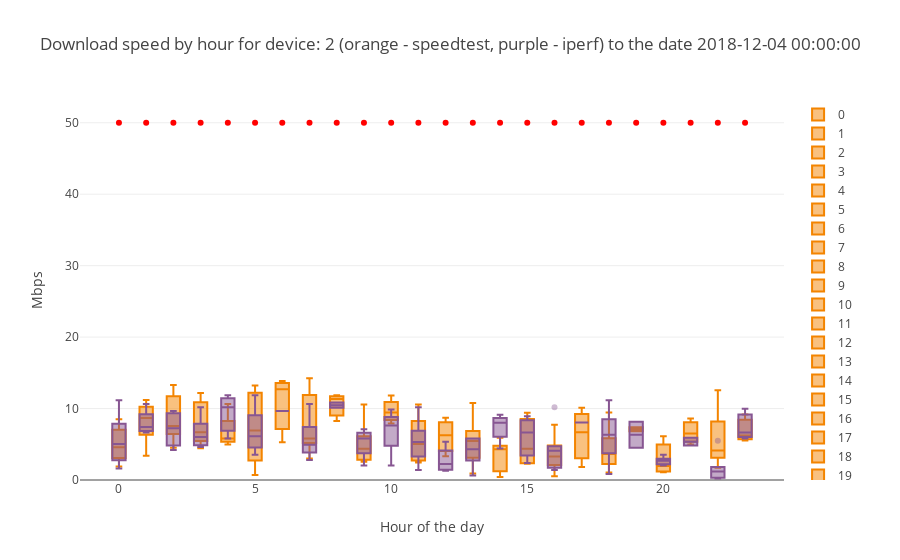

The notebook cell saved with this chart:
### Code cell
device_number=2
subset1=download_df1[download_df1["SK_PI"]==device_number]
subset2=download_df2[download_df2["SK_PI"]==device_number]
boxplot_2groups(dataframe1=subset1,dataframe2=subset2,plot_value='DOWNLOAD',sort_value='hour',
               title="Download speed by hour for device: "+str(device_number)+" (orange - speedtest, purple - iperf)"+title_tail,
               ytitle="Mbps", xtitle="Hour of the day", downloadline=True)

### Figure 1 — Plotly figure (JSON) as saved in the notebook; plotly's stock layout.template omitted (floating-point values rounded to 4 significant figures)
{"data": [{"marker": {"color": "#F38400", "opacity": 0.4}, "name": "0", "type": "box", "uid": "b3544195-f749-432a-a4a8-7a874689d1f8", "y": [4.92, 1.89, 3.1, 3.08, 4.27, 8.49, 6.38, 7.66]}, {"marker": {"color": "#F38400", "opacity": 0.4}, "name": "1", "type": "box", "uid": "d76cf818-5b5b-4965-84bb-382eafe179fe", "y": [8.67, 11.21, 7.3, 9.91, 3.41]}, {"marker": {"color": "#F38400", "opacity": 0.4}, "name": "2", "type": "box", "uid": "d7a8d2b6-f667-4ada-9391-68083226b87d", "y": [6.43, 7.64, 4.5, 7.46, 11.71, 13.3]}, {"marker": {"color": "#F38400", "opacity": 0.4}, "name": "3", "type": "box", "uid": "9b510f62-674f-4a95-b538-01b9005bc252", "y": [10.88, 12.16, 7.78, 4.43, 5.61, 5.46]}, {"marker": {"color": "#F38400", "opacity": 0.4}, "name": "4", "type": "box", "uid": "c3bc1676-6c84-4e31-9220-08504f9b87e0", "y": [5.88, 5.76, 4.96, 10.62]}, {"marker": {"color": "#F38400", "opacity": 0.4}, "name": "5", "type": "box", "uid": "d7d7fa7b-f388-4393-9ccd-c2625ba7bf54", "y": [8.17, 12.14, 13.22, 12.27, 3.32, 5.66, 0.69, 2.11]}, {"marker": {"color": "#F38400", "opacity": 0.4}, "name": "6", "type": "box", "uid": "78c99740-593a-46c2-b0c3-881c5ae38e82", "y": [5.28, 12.7, 13.87]}, {"marker": {"color": "#F38400", "opacity": 0.4}, "name": "7", "type": "box", "uid": "daf702e5-fb00-40ea-9a3b-9c579da06caf", "y": [11.31, 14.24, 13.67, 4.84, 5.31, 6.57, 3, 5.7, 5.81]}, {"marker": {"color": "#F38400", "opacity": 0.4}, "name": "8", "type": "box", "uid": "de07fee2-39ce-4b55-8067-648fc72422f8", "y": [8.26, 11.87, 11.32]}, {"marker": {"color": "#F38400", "opacity": 0.4}, "name": "9", "type": "box", "uid": "42eb3e74-29a0-45f4-8dc8-8d2da613e02d", "y": [3.57, 6.11, 8.7, 2.55, 2.66, 2.85, 3.15, 5.15, 5.91, 10.58]}, {"marker": {"color": "#F38400", "opacity": 0.4}, "name": "10", "type": "box", "uid": "2c77f7ee-7c15-4566-87fd-ba64188712d6", "y": [7.91, 11.83, 10, 8.86]}, {"marker": {"color": "#F38400", "opacity": 0.4}, "name": "11", "type": "box", "uid": "983cec1c-23be-43ad-a4ba-132bd2eefc7e", "y": [7.33, 2.45, 2.68, 5.02, 2.79, 5.07, 9.17, 10.55]}, {"marker": {"color": "#F38400", "opacity": 0.4}, "name": "12", "type": "box", "uid": "0253ff0e-8171-45fb-8ade-55a140a61de6", "y": [6.27, 8.71, 3.34]}, {"marker": {"color": "#F38400", "opacity": 0.4}, "name": "13", "type": "box", "uid": "baabeb57-a0f9-4589-8bc3-a5f3b0623e30", "y": [0.9, 3.83, 5.54, 5.47, 10.77]}, {"marker": {"color": "#F38400", "opacity": 0.4}, "name": "14", "type": "box", "uid": "922ae233-0c6a-4819-a897-9707aeec2e39", "y": [4.44, 0.42, 5.92, 4.29, 1.47]}, {"marker": {"color": "#F38400", "opacity": 0.4}, "name": "15", "type": "box", "uid": "f87cee58-e442-4382-8f08-879dbe64442c", "y": [2.29, 2.34, 5.88, 2.89, 9.42, 8.55]}, {"marker": {"color": "#F38400", "opacity": 0.4}, "name": "16", "type": "box", "uid": "be976d57-d36b-4d4a-96f7-23ad51590321", "y": [7.73, 5.3, 0.52, 3.4, 2.53, 1.95, 3.28]}, {"marker": {"color": "#F38400", "opacity": 0.4}, "name": "17", "type": "box", "uid": "5834dc9f-c91b-4b9c-92cb-8922c6ce4abb", "y": [1.83, 6.7, 10.1]}, {"marker": {"color": "#F38400", "opacity": 0.4}, "name": "18", "type": "box", "uid": "1c7f38cb-cb9d-4179-80e0-fdb67dd0675b", "y": [8.21, 1.06, 2.94, 9.45, 4, 3.63, 2.34, 1.95, 5.05]}, {"marker": {"color": "#F38400", "opacity": 0.4}, "name": "19", "type": "box", "uid": "cad087f9-8f26-4579-8266-5bfc1dfbb05c", "y": [6.84, 7.37]}, {"marker": {"color": "#F38400", "opacity": 0.4}, "name": "20", "type": "box", "uid": "d7cdab8e-2fbd-4c58-96c0-1a41667d2831", "y": [3.97, 5.98, 6.11, 1.07, 2.58, 1.35, 1.17, 1.24]}, {"marker": {"color": "#F38400", "opacity": 0.4}, "name": "21", "type": "box", "uid": "a556511b-5de6-4dbd-a261-81aa171155e5", "y": [6.52, 4.98, 8.61]}, {"marker": {"color": "#F38400", "opacity": 0.4}, "name": "22", "type": "box", "uid": "b2fb5a95-bd9f-4a26-bf95-0839374029ce", "y": [5.51, 4.13, 2.99, 1.71, 3.52, 9.09, 12.55]}, {"marker": {"color": "#F38400", "opacity": 0.4}, "name": "23", "type": "box", "uid": "cc53f1aa-32e4-4b71-b443-83d353af20e3", "y": [6.22, 9.16, 5.54]}, {"marker": {"color": "#875692", "opacity": 0.4}, "name": "0", "type": "box", "uid": "5439cb9d-20be-4a42-90dd-c43ac6e34871", "y": [4.291, 5.048, 1.608, 2.253, 6.011, 8.479, 11.16]}, {"marker": {"color": "#875692", "opacity": 0.4}, "name": "1", "type": "box", "uid": "284e48af-a8a4-49d7-aeed-121b8e0092a9", "y": [7.731, 10.65, 6.656, 7.086]}, {"marker": {"color": "#875692", "opacity": 0.4}, "name": "2", "type": "box", "uid": "3744f51a-4ad8-49e1-91c7-6d5790241aa1", "y": [9.021, 4.188, 5.478, 9.667]}, {"marker": {"color": "#875692", "opacity": 0.4}, "name": "3", "type": "box", "uid": "fd213ec1-2e0a-45af-b79b-f064673c0219", "y": [4.936, 10.2, 4.618, 7.086, 6.011]}, {"marker": {"color": "#875692", "opacity": 0.4}, "name": "4", "type": "box", "uid": "997b0e63-aea4-4d1f-a402-617a76b46689", "y": [5.796, 10.2, 11.88]}, {"marker": {"color": "#875692", "opacity": 0.4}, "name": "5", "type": "box", "uid": "5778fc4d-ffe3-4ef3-9a1e-8a60dd6acea2", "y": [11.37, 11.88, 5.478, 3.543, 4.188, 6.769, 6.769, 4.936]}, {"marker": {"color": "#875692", "opacity": 0.4}, "name": "6", "type": "box", "uid": "86d2c077-46da-4bc4-8aa2-8f8d5e4c1af3", "y": [9.667]}, {"marker": {"color": "#875692", "opacity": 0.4}, "name": "7", "type": "box", "uid": "ae51a77d-b075-446e-b8ed-d3144a453f7b", "y": [4.936, 6.769, 9.339, 10.65, 4.403, 3.86, 3.86, 2.796, 5.908]}, {"marker": {"color": "#875692", "opacity": 0.4}, "name": "8", "type": "box", "uid": "fe725d59-9293-4239-bbaf-db023e1c5758", "y": [10.85, 10.1]}, {"marker": {"color": "#875692", "opacity": 0.4}, "name": "9", "type": "box", "uid": "8fb271b3-1575-491a-a6f0-83a6c676b791", "y": [7.086, 5.478, 2.038, 6.124]}, {"marker": {"color": "#875692", "opacity": 0.4}, "name": "10", "type": "box", "uid": "f605d2e8-b199-468c-b95f-25d14276e91c", "y": [7.731, 2.038, 9.882, 7.516]}, {"marker": {"color": "#875692", "opacity": 0.4}, "name": "11", "type": "box", "uid": "d0008321-8c82-48ac-bc5b-635b2d9f62e7", "y": [10.2, 5.151, 4.188, 2.365, 1.393, 5.478, 6.984, 6.769]}, {"marker": {"color": "#875692", "opacity": 0.4}, "name": "12", "type": "box", "uid": "859cc13e-85ec-49e5-8d06-5f1d5ffc0610", "y": [1.29, 5.366, 2.898, 1.608]}, {"marker": {"color": "#875692", "opacity": 0.4}, "name": "13", "type": "box", "uid": "75a1f267-51a9-489e-bdb8-84c067546e3b", "y": [0.629, 4.291, 3.441, 5.796, 5.796]}, {"marker": {"color": "#875692", "opacity": 0.4}, "name": "14", "type": "box", "uid": "ae2be913-3b73-496c-8c22-123fd3ed6b34", "y": [9.124, 8.264, 4.403, 7.731]}, {"marker": {"color": "#875692", "opacity": 0.4}, "name": "15", "type": "box", "uid": "10f702ee-4c75-4c40-b5e9-1d1401e8da12", "y": [2.365, 6.656, 8.909]}, {"marker": {"color": "#875692", "opacity": 0.4}, "name": "16", "type": "box", "uid": "15f0e50d-0afa-4b8f-834b-53509796d3af", "y": [4.721, 10.2, 3.656, 1.393, 4.506, 1.72]}, {"marker": {"color": "#875692", "opacity": 0.4}, "name": "17", "type": "box", "uid": "0627e6ca-28cb-472c-814b-e8a3d61ad4d7", "y": [8.049]}, {"marker": {"color": "#875692", "opacity": 0.4}, "name": "18", "type": "box", "uid": "b3215655-e342-4680-b15b-a9914f3dad44", "y": [11.16, 6.339, 4.721, 7.619, 0.839]}, {"marker": {"color": "#875692", "opacity": 0.4}, "name": "19", "type": "box", "uid": "bc2e686e-05bc-47fa-a316-7062f8ac4d82", "y": [4.506, 8.161]}, {"marker": {"color": "#875692", "opacity": 0.4}, "name": "20", "type": "box", "uid": "b086f7ec-68a4-47b6-8bd7-5931997418b1", "y": [2.683, 2.253, 2.796, 2.038, 3.543]}, {"marker": {"color": "#875692", "opacity": 0.4}, "name": "21", "type": "box", "uid": "513c5794-d2a7-4646-8f59-6d20f8ce0b94", "y": [4.833, 5.908]}, {"marker": {"color": "#875692", "opacity": 0.4}, "name": "22", "type": "box", "uid": "79553d26-e886-4c3d-a7b3-8a0ef7c3f736", "y": [5.478, 1.823, 1.075, 0.21, 1.29, 0.315]}, {"marker": {"color": "#875692", "opacity": 0.4}, "name": "23", "type": "box", "uid": "19bf9a80-1835-44a8-8c33-594cbfb72f9f", "y": [9.984, 6.656, 5.796]}, {"marker": {"color": "red"}, "mode": "markers", "name": "50Mbps", "type": "scatter", "uid": "d94eb039-c56f-4a7a-82da-27d33d61b58e", "x": [0, 1, 2, 3, 4, 5, 6, 7, 8, 9, 10, 11, 12, 13, 14, 15, 16, 17, 18, 19, 20, 21, 22, 23], "y": [50, 50, 50, 50, 50, 50, 50, 50, 50, 50, 50, 50, 50, 50, 50, 50, 50, 50, 50, 50, 50, 50, 50, 50]}], "layout": {"title": {"text": "Download speed by hour for device: 2 (orange - speedtest, purple - iperf) to the date 2018-12-04 00:00:00"}, "xaxis": {"title": {"text": "Hour of the day"}}, "yaxis": {"rangemode": "tozero", "title": {"text": "Mbps"}}}}
